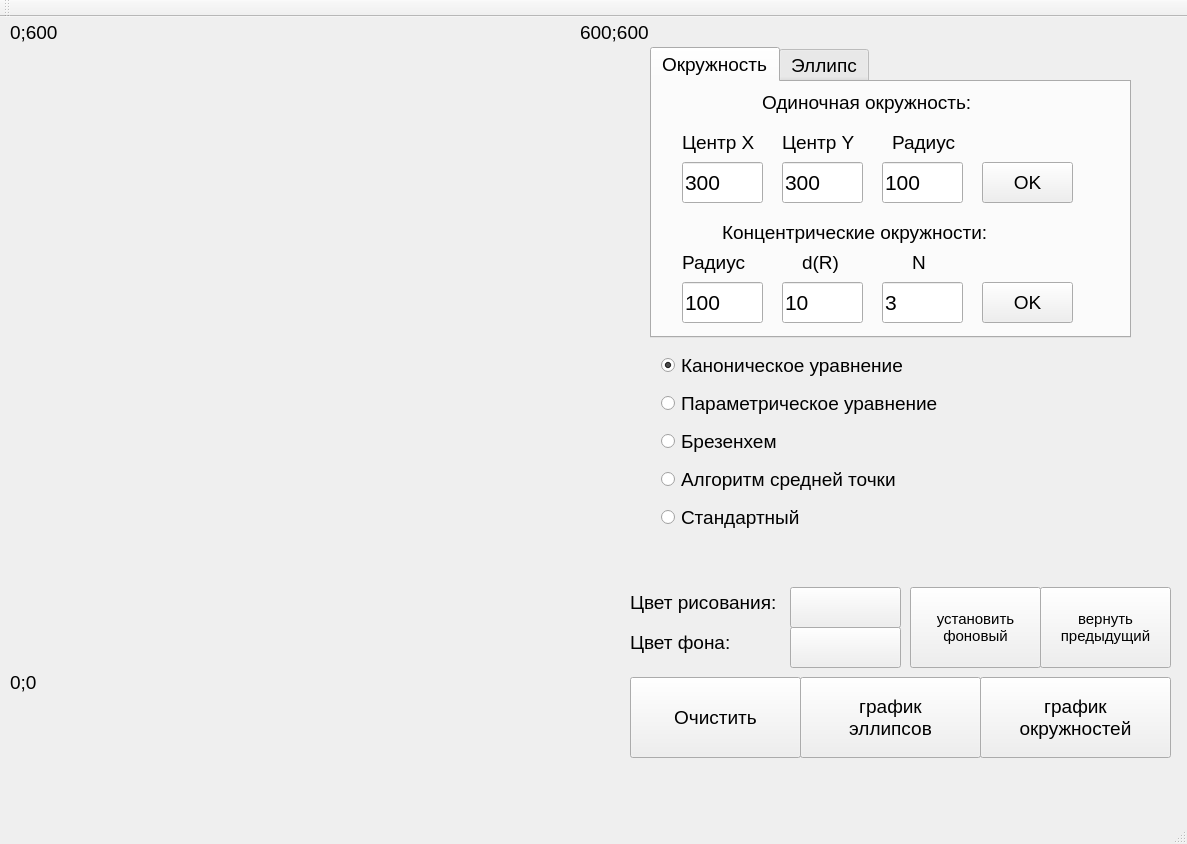
<?xml version="1.0" encoding="UTF-8"?>
<ui version="4.0">
 <class>MainWindow</class>
 <widget class="QMainWindow" name="MainWindow">
  <property name="geometry">
   <rect>
    <x>0</x>
    <y>0</y>
    <width>1187</width>
    <height>844</height>
   </rect>
  </property>
  <property name="windowTitle">
   <string>Методы отрисовки эллипсов</string>
  </property>
  <widget class="QWidget" name="centralWidget">
   <widget class="QPushButton" name="pushButton_color_line">
    <property name="geometry">
     <rect>
      <x>790</x>
      <y>570</y>
      <width>111</width>
      <height>41</height>
     </rect>
    </property>
    <property name="text">
     <string/>
    </property>
   </widget>
   <widget class="QPushButton" name="pushButton_color_fone">
    <property name="geometry">
     <rect>
      <x>790</x>
      <y>610</y>
      <width>111</width>
      <height>41</height>
     </rect>
    </property>
    <property name="text">
     <string/>
    </property>
   </widget>
   <widget class="QLabel" name="label_5">
    <property name="geometry">
     <rect>
      <x>630</x>
      <y>590</y>
      <width>171</width>
      <height>71</height>
     </rect>
    </property>
    <property name="font">
     <font>
      <pointsize>14</pointsize>
     </font>
    </property>
    <property name="text">
     <string>Цвет фона:</string>
    </property>
   </widget>
   <widget class="QLabel" name="label_6">
    <property name="geometry">
     <rect>
      <x>630</x>
      <y>550</y>
      <width>201</width>
      <height>71</height>
     </rect>
    </property>
    <property name="font">
     <font>
      <pointsize>14</pointsize>
     </font>
    </property>
    <property name="text">
     <string>Цвет рисования:</string>
    </property>
   </widget>
   <widget class="QPushButton" name="pushButton_2">
    <property name="geometry">
     <rect>
      <x>630</x>
      <y>660</y>
      <width>171</width>
      <height>81</height>
     </rect>
    </property>
    <property name="font">
     <font>
      <pointsize>14</pointsize>
     </font>
    </property>
    <property name="text">
     <string>Очистить</string>
    </property>
   </widget>
   <widget class="QPushButton" name="pushButton_5">
    <property name="geometry">
     <rect>
      <x>980</x>
      <y>660</y>
      <width>191</width>
      <height>81</height>
     </rect>
    </property>
    <property name="font">
     <font>
      <pointsize>14</pointsize>
     </font>
    </property>
    <property name="text">
     <string>график
окружностей</string>
    </property>
   </widget>
   <widget class="QPushButton" name="pushButton_6">
    <property name="geometry">
     <rect>
      <x>910</x>
      <y>570</y>
      <width>131</width>
      <height>81</height>
     </rect>
    </property>
    <property name="font">
     <font>
      <pointsize>11</pointsize>
     </font>
    </property>
    <property name="text">
     <string>установить
фоновый</string>
    </property>
   </widget>
   <widget class="QLabel" name="label_10">
    <property name="geometry">
     <rect>
      <x>10</x>
      <y>640</y>
      <width>51</width>
      <height>51</height>
     </rect>
    </property>
    <property name="font">
     <font>
      <pointsize>14</pointsize>
     </font>
    </property>
    <property name="text">
     <string>0;0</string>
    </property>
   </widget>
   <widget class="QLabel" name="label_11">
    <property name="geometry">
     <rect>
      <x>10</x>
      <y>0</y>
      <width>91</width>
      <height>31</height>
     </rect>
    </property>
    <property name="font">
     <font>
      <pointsize>14</pointsize>
     </font>
    </property>
    <property name="text">
     <string>0;600</string>
    </property>
   </widget>
   <widget class="QLabel" name="label_12">
    <property name="geometry">
     <rect>
      <x>580</x>
      <y>0</y>
      <width>91</width>
      <height>31</height>
     </rect>
    </property>
    <property name="font">
     <font>
      <pointsize>14</pointsize>
     </font>
    </property>
    <property name="text">
     <string>600;600</string>
    </property>
   </widget>
   <widget class="QTabWidget" name="tabWidget">
    <property name="geometry">
     <rect>
      <x>650</x>
      <y>30</y>
      <width>481</width>
      <height>291</height>
     </rect>
    </property>
    <property name="font">
     <font>
      <pointsize>14</pointsize>
     </font>
    </property>
    <property name="currentIndex">
     <number>0</number>
    </property>
    <widget class="QWidget" name="tab">
     <attribute name="title">
      <string>Окружность</string>
     </attribute>
     <widget class="QLineEdit" name="lineEdit_x_c">
      <property name="geometry">
       <rect>
        <x>30</x>
        <y>80</y>
        <width>81</width>
        <height>41</height>
       </rect>
      </property>
      <property name="font">
       <font>
        <pointsize>16</pointsize>
       </font>
      </property>
      <property name="text">
       <string>300</string>
      </property>
     </widget>
     <widget class="QLabel" name="label_13">
      <property name="geometry">
       <rect>
        <x>110</x>
        <y>10</y>
        <width>281</width>
        <height>21</height>
       </rect>
      </property>
      <property name="font">
       <font>
        <pointsize>14</pointsize>
       </font>
      </property>
      <property name="text">
       <string>Одиночная окружность:</string>
      </property>
     </widget>
     <widget class="QLabel" name="label_14">
      <property name="geometry">
       <rect>
        <x>30</x>
        <y>50</y>
        <width>101</width>
        <height>21</height>
       </rect>
      </property>
      <property name="font">
       <font>
        <pointsize>14</pointsize>
       </font>
      </property>
      <property name="text">
       <string>Центр X</string>
      </property>
     </widget>
     <widget class="QLineEdit" name="lineEdit_y_c">
      <property name="geometry">
       <rect>
        <x>130</x>
        <y>80</y>
        <width>81</width>
        <height>41</height>
       </rect>
      </property>
      <property name="font">
       <font>
        <pointsize>16</pointsize>
       </font>
      </property>
      <property name="text">
       <string>300</string>
      </property>
     </widget>
     <widget class="QLabel" name="label_15">
      <property name="geometry">
       <rect>
        <x>130</x>
        <y>50</y>
        <width>91</width>
        <height>21</height>
       </rect>
      </property>
      <property name="font">
       <font>
        <pointsize>14</pointsize>
       </font>
      </property>
      <property name="text">
       <string>Центр Y</string>
      </property>
     </widget>
     <widget class="QLineEdit" name="lineEdit_r_c">
      <property name="geometry">
       <rect>
        <x>230</x>
        <y>80</y>
        <width>81</width>
        <height>41</height>
       </rect>
      </property>
      <property name="font">
       <font>
        <pointsize>16</pointsize>
       </font>
      </property>
      <property name="text">
       <string>100</string>
      </property>
     </widget>
     <widget class="QLabel" name="label_16">
      <property name="geometry">
       <rect>
        <x>240</x>
        <y>50</y>
        <width>111</width>
        <height>21</height>
       </rect>
      </property>
      <property name="font">
       <font>
        <pointsize>14</pointsize>
       </font>
      </property>
      <property name="text">
       <string>Радиус</string>
      </property>
     </widget>
     <widget class="QPushButton" name="one_circle">
      <property name="geometry">
       <rect>
        <x>330</x>
        <y>80</y>
        <width>91</width>
        <height>41</height>
       </rect>
      </property>
      <property name="font">
       <font>
        <pointsize>14</pointsize>
       </font>
      </property>
      <property name="text">
       <string>OK</string>
      </property>
      <property name="shortcut">
       <string>Return</string>
      </property>
     </widget>
     <widget class="QLabel" name="label_17">
      <property name="geometry">
       <rect>
        <x>70</x>
        <y>140</y>
        <width>321</width>
        <height>21</height>
       </rect>
      </property>
      <property name="font">
       <font>
        <pointsize>14</pointsize>
       </font>
      </property>
      <property name="text">
       <string>Концентрические окружности:</string>
      </property>
     </widget>
     <widget class="QLineEdit" name="lineEdit_r_k_c">
      <property name="geometry">
       <rect>
        <x>30</x>
        <y>200</y>
        <width>81</width>
        <height>41</height>
       </rect>
      </property>
      <property name="font">
       <font>
        <pointsize>16</pointsize>
       </font>
      </property>
      <property name="text">
       <string>100</string>
      </property>
     </widget>
     <widget class="QLabel" name="label_20">
      <property name="geometry">
       <rect>
        <x>30</x>
        <y>170</y>
        <width>81</width>
        <height>21</height>
       </rect>
      </property>
      <property name="font">
       <font>
        <pointsize>14</pointsize>
       </font>
      </property>
      <property name="text">
       <string>Радиус</string>
      </property>
     </widget>
     <widget class="QPushButton" name="pushButton_k_c">
      <property name="geometry">
       <rect>
        <x>330</x>
        <y>200</y>
        <width>91</width>
        <height>41</height>
       </rect>
      </property>
      <property name="font">
       <font>
        <pointsize>14</pointsize>
       </font>
      </property>
      <property name="text">
       <string>OK</string>
      </property>
      <property name="shortcut">
       <string>Return</string>
      </property>
     </widget>
     <widget class="QLineEdit" name="lineEdit_dr_k_c">
      <property name="geometry">
       <rect>
        <x>130</x>
        <y>200</y>
        <width>81</width>
        <height>41</height>
       </rect>
      </property>
      <property name="font">
       <font>
        <pointsize>16</pointsize>
       </font>
      </property>
      <property name="text">
       <string>10</string>
      </property>
     </widget>
     <widget class="QLineEdit" name="lineEdit_n_k_c">
      <property name="geometry">
       <rect>
        <x>230</x>
        <y>200</y>
        <width>81</width>
        <height>41</height>
       </rect>
      </property>
      <property name="font">
       <font>
        <pointsize>16</pointsize>
       </font>
      </property>
      <property name="text">
       <string>3</string>
      </property>
     </widget>
     <widget class="QLabel" name="label_21">
      <property name="geometry">
       <rect>
        <x>150</x>
        <y>170</y>
        <width>81</width>
        <height>21</height>
       </rect>
      </property>
      <property name="font">
       <font>
        <pointsize>14</pointsize>
       </font>
      </property>
      <property name="text">
       <string>d(R)</string>
      </property>
     </widget>
     <widget class="QLabel" name="label_22">
      <property name="geometry">
       <rect>
        <x>260</x>
        <y>170</y>
        <width>51</width>
        <height>21</height>
       </rect>
      </property>
      <property name="font">
       <font>
        <pointsize>14</pointsize>
       </font>
      </property>
      <property name="text">
       <string>N</string>
      </property>
     </widget>
    </widget>
    <widget class="QWidget" name="tab_2">
     <attribute name="title">
      <string>Эллипс</string>
     </attribute>
     <widget class="QLineEdit" name="lineEdit_a_e">
      <property name="geometry">
       <rect>
        <x>190</x>
        <y>80</y>
        <width>81</width>
        <height>41</height>
       </rect>
      </property>
      <property name="font">
       <font>
        <pointsize>16</pointsize>
       </font>
      </property>
      <property name="text">
       <string>150</string>
      </property>
     </widget>
     <widget class="QLabel" name="label_19">
      <property name="geometry">
       <rect>
        <x>10</x>
        <y>50</y>
        <width>101</width>
        <height>21</height>
       </rect>
      </property>
      <property name="font">
       <font>
        <pointsize>14</pointsize>
       </font>
      </property>
      <property name="text">
       <string>Центр X</string>
      </property>
     </widget>
     <widget class="QLabel" name="label_26">
      <property name="geometry">
       <rect>
        <x>200</x>
        <y>170</y>
        <width>81</width>
        <height>21</height>
       </rect>
      </property>
      <property name="font">
       <font>
        <pointsize>14</pointsize>
       </font>
      </property>
      <property name="text">
       <string>delta</string>
      </property>
     </widget>
     <widget class="QLineEdit" name="lineEdit_x_e">
      <property name="geometry">
       <rect>
        <x>10</x>
        <y>80</y>
        <width>81</width>
        <height>41</height>
       </rect>
      </property>
      <property name="font">
       <font>
        <pointsize>16</pointsize>
       </font>
      </property>
      <property name="text">
       <string>300</string>
      </property>
     </widget>
     <widget class="QLabel" name="label_28">
      <property name="geometry">
       <rect>
        <x>310</x>
        <y>170</y>
        <width>51</width>
        <height>21</height>
       </rect>
      </property>
      <property name="font">
       <font>
        <pointsize>14</pointsize>
       </font>
      </property>
      <property name="text">
       <string>N</string>
      </property>
     </widget>
     <widget class="QLabel" name="label_18">
      <property name="geometry">
       <rect>
        <x>110</x>
        <y>50</y>
        <width>91</width>
        <height>21</height>
       </rect>
      </property>
      <property name="font">
       <font>
        <pointsize>14</pointsize>
       </font>
      </property>
      <property name="text">
       <string>Центр Y</string>
      </property>
     </widget>
     <widget class="QPushButton" name="pushButton_k_e">
      <property name="geometry">
       <rect>
        <x>370</x>
        <y>200</y>
        <width>91</width>
        <height>41</height>
       </rect>
      </property>
      <property name="font">
       <font>
        <pointsize>14</pointsize>
       </font>
      </property>
      <property name="text">
       <string>OK</string>
      </property>
      <property name="shortcut">
       <string>Return</string>
      </property>
     </widget>
     <widget class="QLabel" name="label_23">
      <property name="geometry">
       <rect>
        <x>240</x>
        <y>50</y>
        <width>41</width>
        <height>21</height>
       </rect>
      </property>
      <property name="font">
       <font>
        <pointsize>14</pointsize>
       </font>
      </property>
      <property name="text">
       <string>a</string>
      </property>
     </widget>
     <widget class="QLineEdit" name="lineEdit_del_k_e">
      <property name="geometry">
       <rect>
        <x>190</x>
        <y>200</y>
        <width>81</width>
        <height>41</height>
       </rect>
      </property>
      <property name="font">
       <font>
        <pointsize>16</pointsize>
       </font>
      </property>
      <property name="text">
       <string>20</string>
      </property>
     </widget>
     <widget class="QLineEdit" name="lineEdit_y_e">
      <property name="geometry">
       <rect>
        <x>100</x>
        <y>80</y>
        <width>81</width>
        <height>41</height>
       </rect>
      </property>
      <property name="font">
       <font>
        <pointsize>16</pointsize>
       </font>
      </property>
      <property name="text">
       <string>300</string>
      </property>
     </widget>
     <widget class="QLabel" name="label_24">
      <property name="geometry">
       <rect>
        <x>90</x>
        <y>10</y>
        <width>281</width>
        <height>21</height>
       </rect>
      </property>
      <property name="font">
       <font>
        <pointsize>14</pointsize>
       </font>
      </property>
      <property name="text">
       <string>Одиночный эллипс:</string>
      </property>
     </widget>
     <widget class="QLabel" name="label_25">
      <property name="geometry">
       <rect>
        <x>50</x>
        <y>140</y>
        <width>341</width>
        <height>21</height>
       </rect>
      </property>
      <property name="font">
       <font>
        <pointsize>14</pointsize>
       </font>
      </property>
      <property name="text">
       <string>Концентрические эллипсы:</string>
      </property>
     </widget>
     <widget class="QPushButton" name="pushButton_9">
      <property name="geometry">
       <rect>
        <x>370</x>
        <y>80</y>
        <width>91</width>
        <height>41</height>
       </rect>
      </property>
      <property name="font">
       <font>
        <pointsize>14</pointsize>
       </font>
      </property>
      <property name="text">
       <string>OK</string>
      </property>
      <property name="shortcut">
       <string>Return</string>
      </property>
     </widget>
     <widget class="QLineEdit" name="lineEdit_n_k_e">
      <property name="geometry">
       <rect>
        <x>280</x>
        <y>200</y>
        <width>81</width>
        <height>41</height>
       </rect>
      </property>
      <property name="font">
       <font>
        <pointsize>16</pointsize>
       </font>
      </property>
      <property name="text">
       <string>5</string>
      </property>
     </widget>
     <widget class="QLineEdit" name="lineEdit_b_e">
      <property name="geometry">
       <rect>
        <x>280</x>
        <y>80</y>
        <width>81</width>
        <height>41</height>
       </rect>
      </property>
      <property name="font">
       <font>
        <pointsize>16</pointsize>
       </font>
      </property>
      <property name="text">
       <string>50</string>
      </property>
     </widget>
     <widget class="QLabel" name="label_29">
      <property name="geometry">
       <rect>
        <x>330</x>
        <y>50</y>
        <width>41</width>
        <height>21</height>
       </rect>
      </property>
      <property name="font">
       <font>
        <pointsize>14</pointsize>
       </font>
      </property>
      <property name="text">
       <string>b</string>
      </property>
     </widget>
     <widget class="QLineEdit" name="lineEdit_a_k_e">
      <property name="geometry">
       <rect>
        <x>10</x>
        <y>200</y>
        <width>81</width>
        <height>41</height>
       </rect>
      </property>
      <property name="font">
       <font>
        <pointsize>16</pointsize>
       </font>
      </property>
      <property name="text">
       <string>150</string>
      </property>
     </widget>
     <widget class="QLabel" name="label_30">
      <property name="geometry">
       <rect>
        <x>130</x>
        <y>170</y>
        <width>41</width>
        <height>21</height>
       </rect>
      </property>
      <property name="font">
       <font>
        <pointsize>14</pointsize>
       </font>
      </property>
      <property name="text">
       <string>b</string>
      </property>
     </widget>
     <widget class="QLineEdit" name="lineEdit_b_k_e">
      <property name="geometry">
       <rect>
        <x>100</x>
        <y>200</y>
        <width>81</width>
        <height>41</height>
       </rect>
      </property>
      <property name="font">
       <font>
        <pointsize>16</pointsize>
       </font>
      </property>
      <property name="text">
       <string>50</string>
      </property>
     </widget>
     <widget class="QLabel" name="label_27">
      <property name="geometry">
       <rect>
        <x>40</x>
        <y>170</y>
        <width>41</width>
        <height>21</height>
       </rect>
      </property>
      <property name="font">
       <font>
        <pointsize>14</pointsize>
       </font>
      </property>
      <property name="text">
       <string>a</string>
      </property>
     </widget>
    </widget>
   </widget>
   <widget class="QWidget" name="layoutWidget_2">
    <property name="geometry">
     <rect>
      <x>650</x>
      <y>320</y>
      <width>421</width>
      <height>211</height>
     </rect>
    </property>
    <layout class="QVBoxLayout" name="verticalLayout_3">
     <item>
      <widget class="QRadioButton" name="radioButton_canonich">
       <property name="font">
        <font>
         <pointsize>14</pointsize>
        </font>
       </property>
       <property name="text">
        <string>Каноническое уравнение</string>
       </property>
       <property name="checked">
        <bool>true</bool>
       </property>
      </widget>
     </item>
     <item>
      <widget class="QRadioButton" name="radioButton_param">
       <property name="font">
        <font>
         <pointsize>14</pointsize>
        </font>
       </property>
       <property name="text">
        <string>Параметрическое уравнение</string>
       </property>
      </widget>
     </item>
     <item>
      <widget class="QRadioButton" name="radioButton_br">
       <property name="font">
        <font>
         <pointsize>14</pointsize>
        </font>
       </property>
       <property name="text">
        <string>Брезенхем</string>
       </property>
      </widget>
     </item>
     <item>
      <widget class="QRadioButton" name="radioButton_midle">
       <property name="font">
        <font>
         <pointsize>14</pointsize>
        </font>
       </property>
       <property name="text">
        <string>Алгоритм средней точки</string>
       </property>
      </widget>
     </item>
     <item>
      <widget class="QRadioButton" name="radioButton_standart">
       <property name="font">
        <font>
         <pointsize>14</pointsize>
        </font>
       </property>
       <property name="text">
        <string>Стандартный</string>
       </property>
       <property name="checked">
        <bool>false</bool>
       </property>
      </widget>
     </item>
    </layout>
   </widget>
   <widget class="GLWidget" name="widget" native="true">
    <property name="geometry">
     <rect>
      <x>20</x>
      <y>40</y>
      <width>600</width>
      <height>600</height>
     </rect>
    </property>
   </widget>
   <widget class="QPushButton" name="pushButton_7">
    <property name="geometry">
     <rect>
      <x>1040</x>
      <y>570</y>
      <width>131</width>
      <height>81</height>
     </rect>
    </property>
    <property name="font">
     <font>
      <pointsize>11</pointsize>
     </font>
    </property>
    <property name="text">
     <string>вернуть
предыдущий</string>
    </property>
   </widget>
   <widget class="QPushButton" name="pushButton_8">
    <property name="geometry">
     <rect>
      <x>800</x>
      <y>660</y>
      <width>181</width>
      <height>81</height>
     </rect>
    </property>
    <property name="font">
     <font>
      <pointsize>14</pointsize>
     </font>
    </property>
    <property name="text">
     <string>график
эллипсов</string>
    </property>
   </widget>
  </widget>
  <widget class="QMenuBar" name="menuBar">
   <property name="geometry">
    <rect>
     <x>0</x>
     <y>0</y>
     <width>1187</width>
     <height>21</height>
    </rect>
   </property>
  </widget>
  <widget class="QToolBar" name="mainToolBar">
   <attribute name="toolBarArea">
    <enum>TopToolBarArea</enum>
   </attribute>
   <attribute name="toolBarBreak">
    <bool>false</bool>
   </attribute>
  </widget>
  <widget class="QStatusBar" name="statusBar"/>
 </widget>
 <layoutdefault spacing="6" margin="11"/>
 <customwidgets>
  <customwidget>
   <class>GLWidget</class>
   <extends>QWidget</extends>
   <header>glwidget.h</header>
   <container>1</container>
  </customwidget>
 </customwidgets>
 <tabstops>
  <tabstop>lineEdit_x_c</tabstop>
  <tabstop>lineEdit_y_c</tabstop>
  <tabstop>lineEdit_r_c</tabstop>
  <tabstop>one_circle</tabstop>
  <tabstop>lineEdit_r_k_c</tabstop>
  <tabstop>lineEdit_dr_k_c</tabstop>
  <tabstop>lineEdit_n_k_c</tabstop>
  <tabstop>pushButton_k_c</tabstop>
  <tabstop>radioButton_canonich</tabstop>
  <tabstop>radioButton_param</tabstop>
  <tabstop>radioButton_br</tabstop>
  <tabstop>radioButton_midle</tabstop>
  <tabstop>radioButton_standart</tabstop>
  <tabstop>pushButton_6</tabstop>
  <tabstop>lineEdit_x_e</tabstop>
  <tabstop>lineEdit_y_e</tabstop>
  <tabstop>lineEdit_a_e</tabstop>
  <tabstop>lineEdit_b_e</tabstop>
  <tabstop>pushButton_9</tabstop>
  <tabstop>lineEdit_a_k_e</tabstop>
  <tabstop>lineEdit_b_k_e</tabstop>
  <tabstop>lineEdit_del_k_e</tabstop>
  <tabstop>lineEdit_n_k_e</tabstop>
  <tabstop>pushButton_k_e</tabstop>
  <tabstop>pushButton_5</tabstop>
  <tabstop>tabWidget</tabstop>
  <tabstop>pushButton_color_line</tabstop>
  <tabstop>pushButton_color_fone</tabstop>
  <tabstop>pushButton_2</tabstop>
 </tabstops>
 <resources/>
 <connections/>
</ui>
